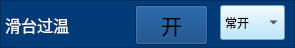
   <widget class="QFrame" name="frame_27">
    <property name="geometry">
     <rect>
      <x>10</x>
      <y>404</y>
      <width>295</width>
      <height>48</height>
     </rect>
    </property>
    <property name="styleSheet">
     <string notr="true">background-color: rgb(2, 59, 120);</string>
    </property>
    <property name="frameShape">
     <enum>QFrame::StyledPanel</enum>
    </property>
    <property name="frameShadow">
     <enum>QFrame::Raised</enum>
    </property>
    <widget class="QComboBox" name="comboBox_htgw">
     <property name="geometry">
      <rect>
       <x>220</x>
       <y>5</y>
       <width>65</width>
       <height>35</height>
      </rect>
     </property>
     <property name="styleSheet">
      <string notr="true">background-color: rgb(170, 225, 255);</string>
     </property>
     <item>
      <property name="text">
       <string>常开</string>
      </property>
     </item>
     <item>
      <property name="text">
       <string>常闭</string>
      </property>
     </item>
    </widget>
    <widget class="QLabel" name="label_21">
     <property name="geometry">
      <rect>
       <x>5</x>
       <y>10</y>
       <width>111</width>
       <height>30</height>
      </rect>
     </property>
     <property name="font">
      <font>
       <family>微软雅黑</family>
       <pointsize>12</pointsize>
      </font>
     </property>
     <property name="styleSheet">
      <string notr="true">color: rgb(255, 255, 255);</string>
     </property>
     <property name="text">
      <string>滑台过温</string>
     </property>
    </widget>
    <widget class="QToolButton" name="toolButton_htgw">
     <property name="geometry">
      <rect>
       <x>135</x>
       <y>5</y>
       <width>73</width>
       <height>40</height>
      </rect>
     </property>
     <property name="font">
      <font>
       <family>微软雅黑</family>
       <pointsize>16</pointsize>
      </font>
     </property>
     <property name="text">
      <string>开</string>
     </property>
     <property name="icon">
      <iconset>
       <normaloff>yb_off.png</normaloff>yb_off.png</iconset>
     </property>
     <property name="iconSize">
      <size>
       <width>66</width>
       <height>48</height>
      </size>
     </property>
    </widget>
   </widget>
